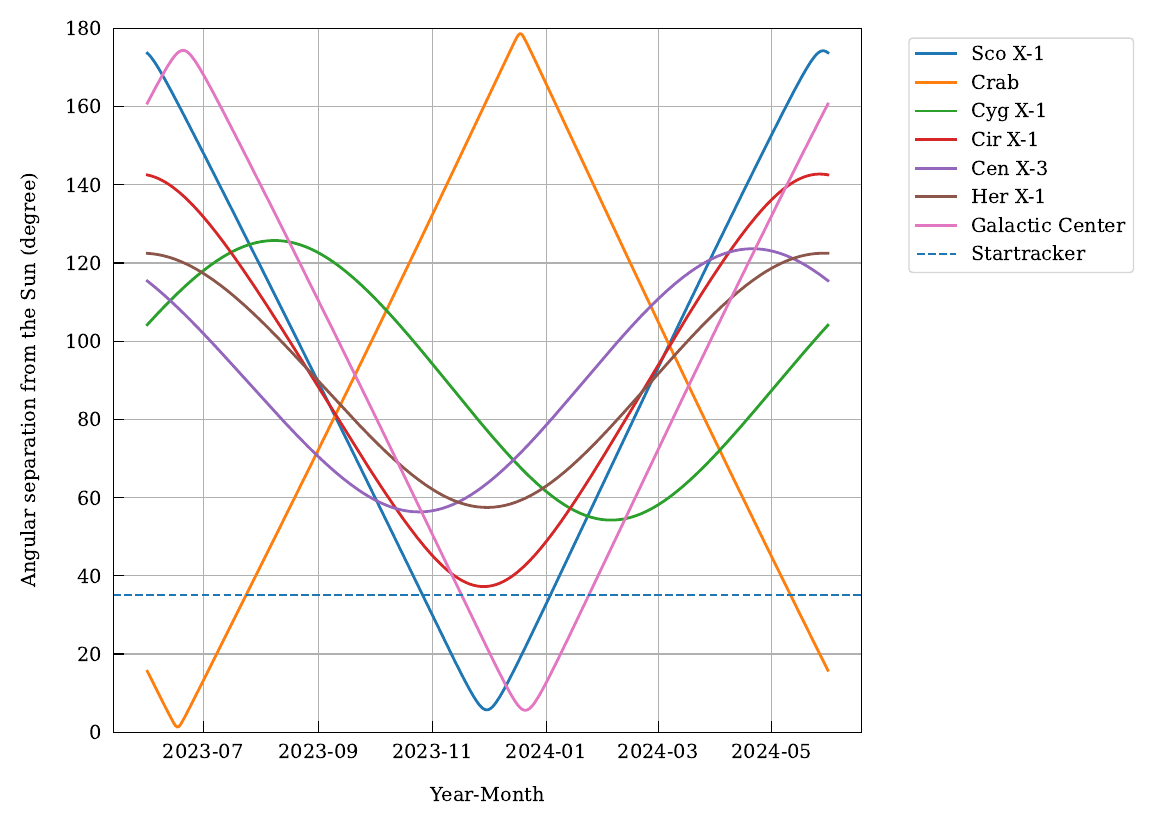

Recreate this plot in Python.
#!/usr/bin/env python

import numpy as np 
import pandas as pd
import ephem
import matplotlib.pylab as plt 

YYYY_MM_START = '2023-06'
YYYY_MM_STOP = '2024-06'
date_array = np.arange(YYYY_MM_START,YYYY_MM_STOP,
	dtype='datetime64[D]')
Startracker_Violation_Angle = 35.0

class Target():
	def __init__(self,name,ra,dec):
		self.name = name
		self.ra = ra
		self.dec = dec

		line = "%s,f,%s,%s,0,J2000" % (self.name,self.ra,self.dec)
		self.ephem = ephem.readdb(line)

		self.separation_deg_lst = []
		for date in date_array:
			sun.compute(str(date))			
			self.ephem.compute(str(date))
			self.separation_deg_lst.append(np.degrees(
				float(ephem.separation(sun,self.ephem))))
		self.separation_deg = np.array(self.separation_deg_lst)

sun = ephem.Sun()

df = pd.read_csv('data/ninjasat_target_list - bright_sources.csv',
	skiprows=[0,1],sep=',')

target_lst = []
for index, row in df.iterrows():
	print(row['Name'],row['RA (J2000)'],row['DEC (J2000)'])
	target_lst.append(Target(row['Name'],row['RA (J2000)'],row['DEC (J2000)']))

fig = plt.figure(figsize=(11.69,8.27),tight_layout=True)
plt.rcParams["mathtext.fontset"] = "dejavuserif"	
plt.rcParams["font.size"] = 14
plt.rcParams["font.family"] = "serif"
plt.rcParams['xtick.major.pad'] = 8
plt.rcParams['ytick.major.pad'] = 8

for target in target_lst:
	plt.plot(date_array,target.separation_deg,
		linewidth=2,label=target.name)
plt.axhline(Startracker_Violation_Angle,ls='--',
	label='Startracker')
plt.tight_layout(pad=2)
plt.xlabel(r"Year-Month", labelpad=18)
plt.ylabel(r"Angular separation from the Sun (degree)", labelpad=18)
plt.ylim(0,180)
plt.legend(bbox_to_anchor=(1.05, 1.0), loc='upper left')

plt.tick_params(axis="both", which='major', direction='in', length=8)
#plt.tick_params(axis="both", which='minor', direction='in', length=5)
plt.grid(True,which='major',linestyle='-')
#plt.minorticks_on()

plt.savefig('ninja_viewing_example.pdf')
